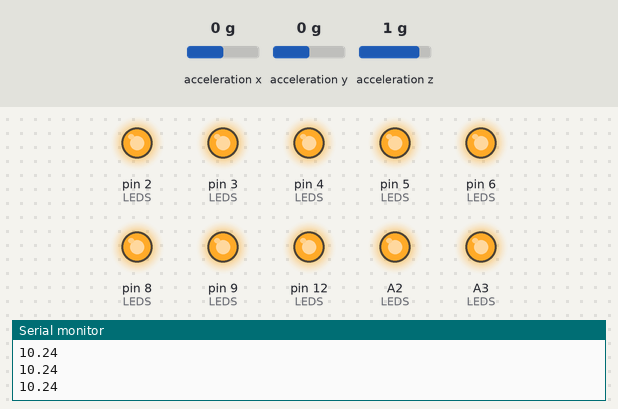
Recording of a sketch running on a simulated Arduino Uno, built with avr-gcc and run on an emulated ATmega328P. Shown: output pins drawn as LEDs (lit = HIGH), the last lines printed to the serial monitor. The test bench sets the inputs (shaded band); at power-on: acceleration x 0 g, acceleration y 0 g, acceleration z 1 g. The audio player accepts every command and is not drawn.

Above: at 1.7 s.
1.8 s: acceleration x set to -1.4 g
At 2.4 s:
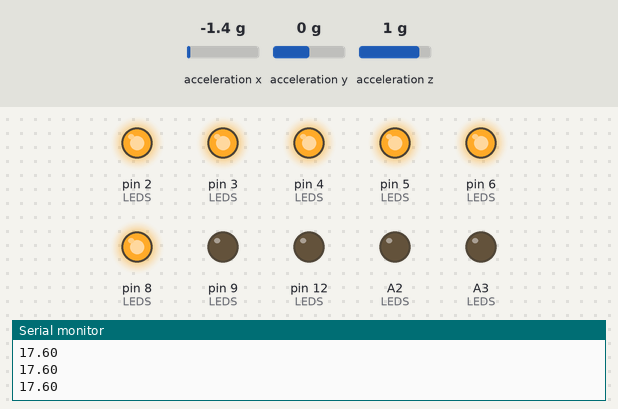
3.4 s: acceleration y set to -0.2 g
6.4 s: acceleration y set to -0.5 g
At 7.3 s:
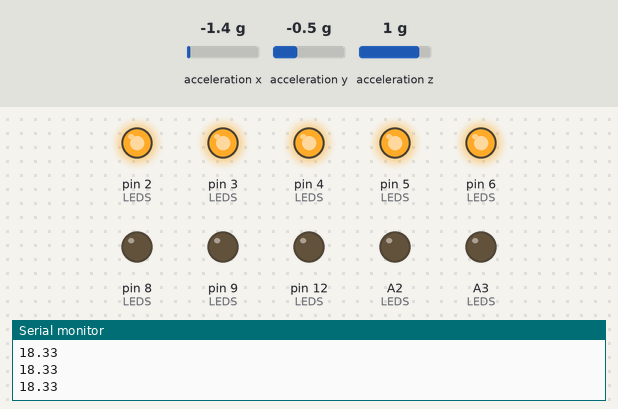
7.9 s: acceleration z set to 0.8 g
10.9 s: acceleration z set to -0.8 g
12.4 s: acceleration z set to -1.1 g
At 13.6 s:
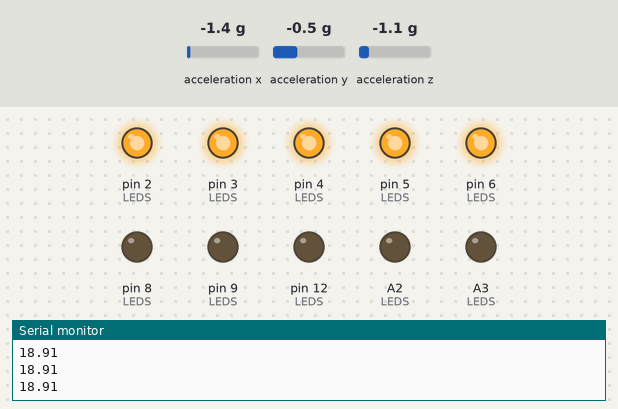
Timing chart, 0 to 14.9 s (numbered marks = the images above; inputs shaded):
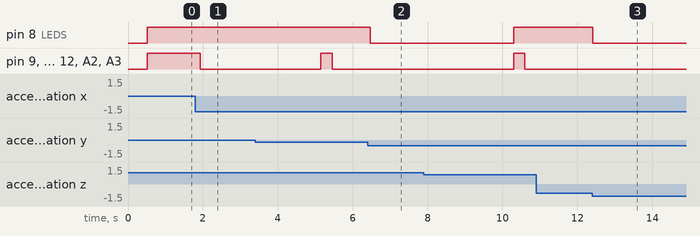

Measured:
- the behaviour switches between -0.3 and -0.4 g on acceleration y (found by bisection; images 1 and 2)
- after the input at 1.8 s, pin 9 (LEDS), pin 12 (LEDS), A2 (LEDS), A3 (LEDS): HIGH → LOW after 0.12 s
- after the input at 6.4 s, pin 8 (LEDS): HIGH → LOW after 0.06 s
- after the input at 12.4 s, pin 8 (LEDS): HIGH → LOW at once

The sketch:

Practica_No._2.ino
```cpp
/*
   Fundacion Kinal
   Centro educativo tecnico laboral Kinal
   Quinto perito
   Quinto electronica
   Codigo Tecnico: EB5AM
   Curso: Taller de electronica digital y reparacion de computadoras I
   Proyecto: Uso del acelerometro ADXL345
   Dev: Kevin Owen Roger Pablo Lastor
   Fecha: 12 de julio.
*/

#include <Wire.h>
#include <DFRobotDFPlayerMini.h>
#include <SoftwareSerial.h>
#include <SparkFun_ADXL345.h>


#define LED_1 12
#define LED_2 A2
#define LED_3 A3
#define LED_4 9
#define LED_5 8
#define LED_6 2
#define LED_7 3
#define LED_8 4
#define LED_9 5
#define LED_10 6


ADXL345 acelerometro_ADXL345 = ADXL345();
SoftwareSerial DFPlayerSerial(10, 11);
DFRobotDFPlayerMini Alarma;

//D12, A2, A3, D9, D8, D2, D3, D4, D5, D6

int x, y, z;
float SloadR, loadx, loady, loadz, valorSLR;
int Medidor;
unsigned long lastTime = 0;
unsigned long currentTime = 0;

char LEDS[] = {LED_1, LED_2, LED_3, LED_4, LED_5, LED_6, LED_7, LED_8, LED_9, LED_10};

void setup() {
  Serial.begin(9600);
  Serial.println("Uso del acelerometro ADXL345");
  acelerometro_ADXL345.powerOn();
  acelerometro_ADXL345.setRangeSetting(2);

  DFPlayerSerial.begin(9600);
  Alarma.begin(DFPlayerSerial);
  Alarma.volume(25);

  for(int i = 0; i < 10; i++)
  {
    pinMode(LEDS[i], OUTPUT);
  }

  for(int i = 0; i < 10; i++)
  {
    digitalWrite(LEDS[i], HIGH);
  }
}

void loop() {


  acelerometro_ADXL345.readAccel(&x, &y, &z);
  loadx = x * 0.04;
  loady = y * 0.04;
  loadz = z * 0.04;
  SloadR = ((loadx*loadx) + (loady*loady) + (loadz*loadz));
  valorSLR = sqrt(SloadR);
  Serial.println(valorSLR);

  currentTime = millis();

  Medidor = map(valorSLR,10.89, 25.10, 0, 10);

  if(Medidor == 1)
  {
    for(int i = 0; i < 1; i++)
    {
      digitalWrite(LEDS[i], LOW);
    }
  }

  if(Medidor == 2)
  {
    for(int i = 0; i < 2; i++)
    {
      digitalWrite(LEDS[i], LOW);
    }
  }

  if(Medidor == 3)
  {
    for(int i = 0; i < 3; i++)
    {
      digitalWrite(LEDS[i], LOW);
    }
  }

  if(Medidor == 4)
  {
    for(int i = 0; i < 4; i++)
    {
      digitalWrite(LEDS[i], LOW);
    }
  }

  if(Medidor == 5)
  {
    for(int i = 0; i < 5; i++)
    {
      digitalWrite(LEDS[i], LOW);
    }
  }

  if(Medidor == 6)
  {
    for(int i = 0; i < 6; i++)
    {
      digitalWrite(LEDS[i], LOW);
    }
    Alarma.play(1);
    delay(6000);
  }

  if(Medidor == 7)
  {
    for(int i = 0; i < 7; i++)
    {
      digitalWrite(LEDS[i], LOW);
    }
    Alarma.play(1);
    delay(6000);
  }

  if(Medidor == 8)
  {
    for(int i = 0; i < 8; i++)
    {
      digitalWrite(LEDS[i], LOW);
    }
    Alarma.play(1);
    delay(6000);
  }

  if(Medidor == 9)
  {
    for(int i = 0; i < 9; i++)
    {
      digitalWrite(LEDS[i], LOW);
     }
     Alarma.play(1);
     delay(6000);
  }

  if(Medidor == 10)
  {
    for(int i = 0; i < 10; i++)
    {
      digitalWrite(LEDS[i], LOW);
    }
    Alarma.play(1);
    delay(6000);
  }

  if (currentTime - lastTime >= 5000)
  {
    for(int i = 0; i < 10; i++)
    {
      digitalWrite(LEDS[i], HIGH);
    }
    Alarma.pause();
    delay(100);
    lastTime = currentTime;
  }

  delay(200);
}
```
